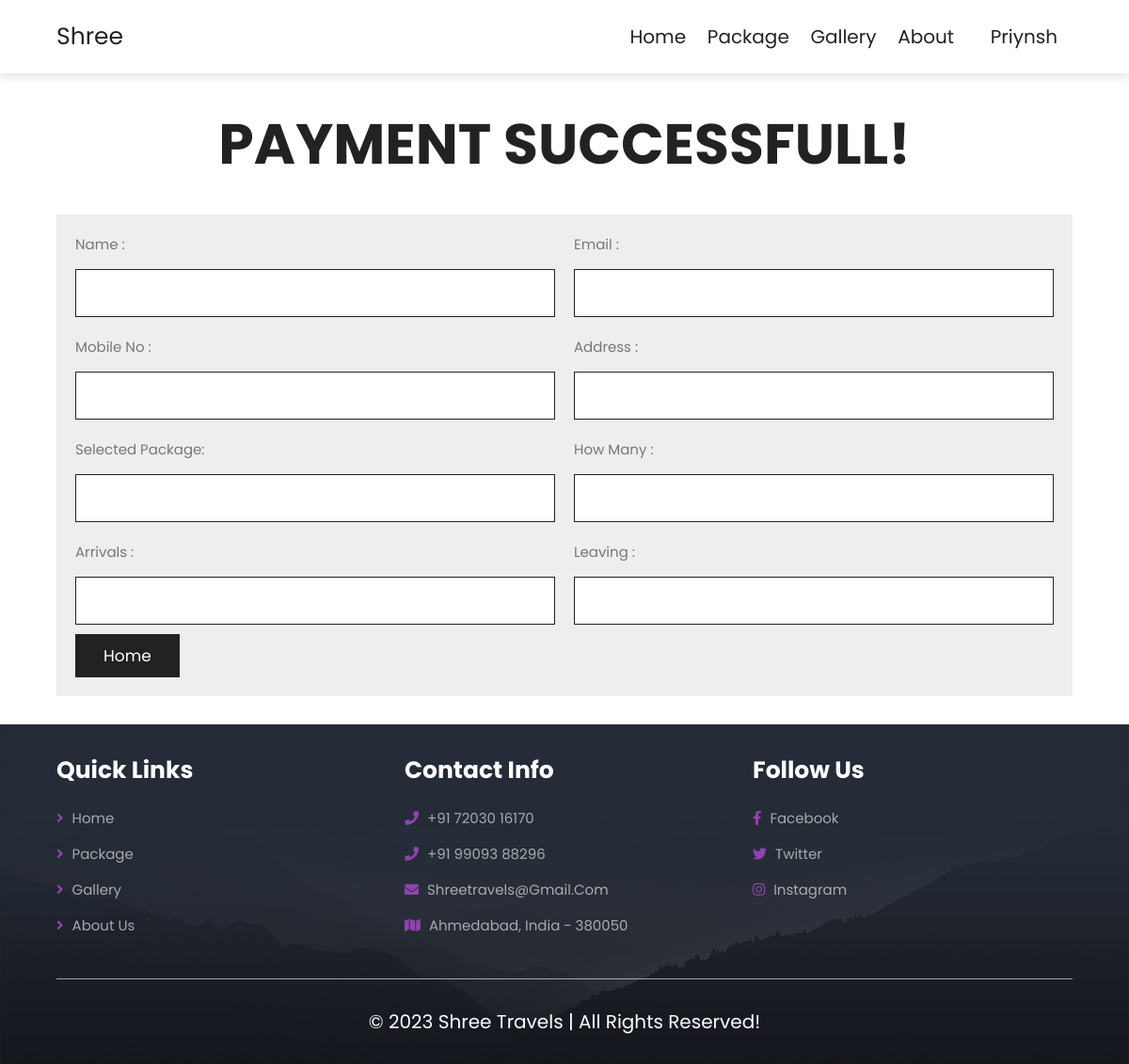
The app's page /success/ (signed in), older data.
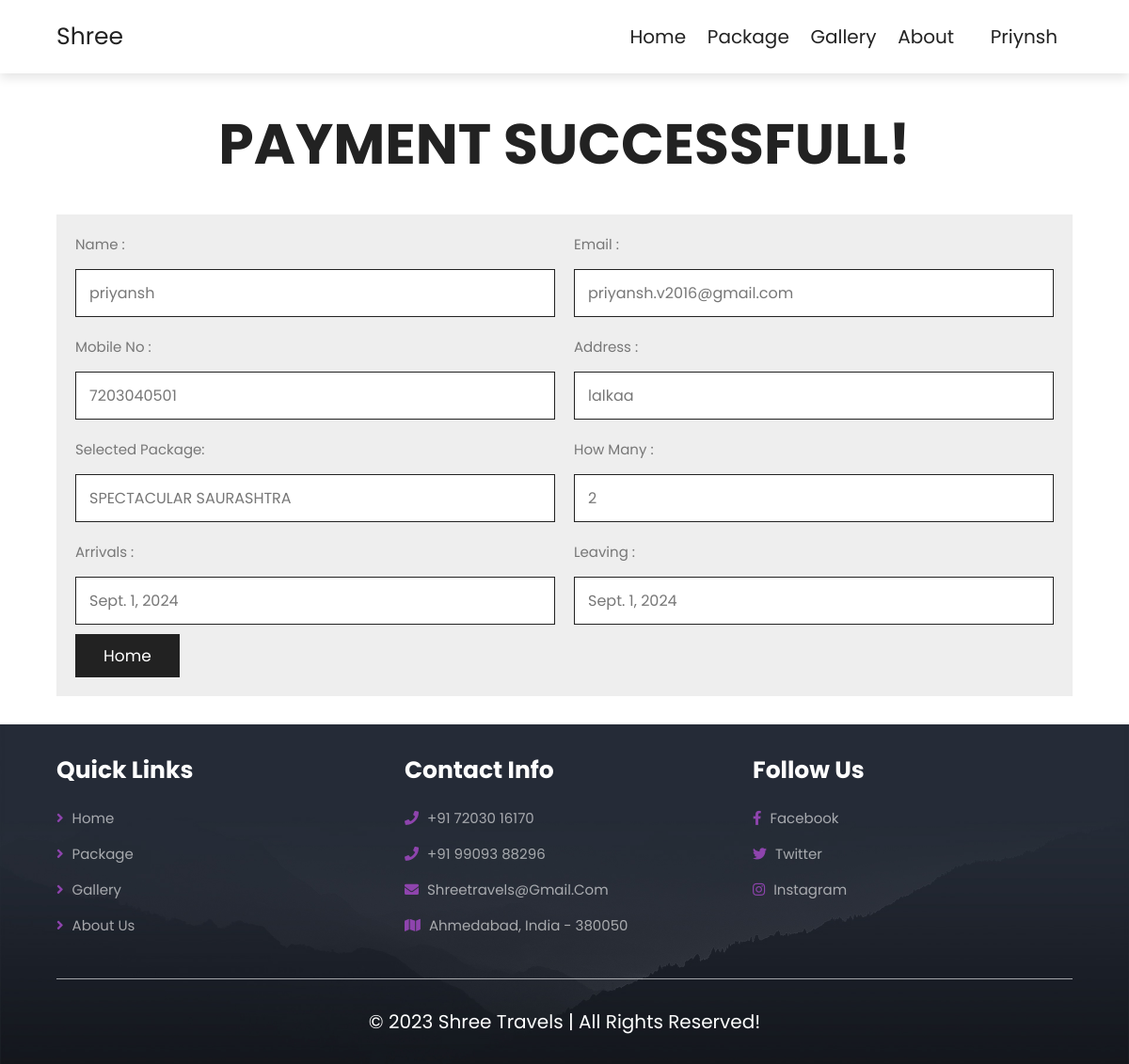
The same page, newer data.
### home/models.py (models this page shows, shortened)
class Book(models.Model):
    name = models.CharField( max_length=122)
    email = models.CharField(max_length=122)
    mobileno =  models.CharField(max_length=15)
    address = models.CharField( max_length=122)
    location = models.CharField( max_length=122)
    guests = models.IntegerField(validators=[MaxValueValidator(10)])
    arrivals = models.DateField()
    leaving  =  models.DateField()
    user = models.ForeignKey(User, on_delete=models.CASCADE,null=True)
    pprice = models.IntegerField(null=True)
    order_id = models.CharField(max_length=122,blank=True,null=True)
    paid = models.BooleanField(default=False)

### home/views.py (the view, shortened to what this page needs)
# urls.py: path('success/',views.success,name="success")
@csrf_exempt
def success(request):
    book_details = Book.objects.filter(user=request.user).last()
    book = Book.objects.filter(user=request.user).last()
    context = {
        'book':book_details,
    }
    return render(request,"success.html",context)

### templates/success.html (shortened to what this page needs)
{% extends "base.html" %}
{% block content %}
<section class="booking">
    <h1 class="heading-title">Payment Successfull!</h1>
    <form action="" method="post" class="book-form">
        <div class="flex">
           <div class="inputBox">
              <span>name :</span>
              <input type="text" name="name" readonly value="{{book.name}}">
           </div>
           <div class="inputBox">
              <span>email :</span>
              <input type="email" name="email" readonly value="{{book.email}}">
           </div>
           <div class="inputBox">
              <span>mobile no :</span>
              <input type="tel" name="mobileno" maxlength="10" readonly  value="{{book.mobileno}}">
           </div>
           <div class="inputBox">
              <span>address :</span>
              <input type="text" name="address" readonly value="{{book.address}}">
           </div>
           <div class="inputBox">
              <span>Selected package:</span> <br>
              <input type="text" name="package" id="" readonly value="{{book.location}}">
           </div>
           <div class="inputBox">
              <span>how many :</span>
              <input type="number" name="guests" min="1" max="10" readonly value="{{book.guests}}">
           </div>
           <div class="inputBox">
              <span>arrivals :</span>
              <input type="text" name="arrivals" readonly value="{{book.arrivals}}">
           </div>
           <div class="inputBox">
              <span>leaving :</span>
              <input type="text" name="leaving" readonly value="{{book.leaving}}">
           </div>
        </div>
        <button class="btn"><a href="{% url 'home' %}">Home</a></button>
     </form>
</section>
{% endblock content%}

### templates/base.html
{% include "header.html" %}
{% block content %}
{% endblock content %}
{% include "footer.html" %}

### templates/header.html (shortened to what this page needs)
{% load static %}
<!DOCTYPE html>
<html lang="en">
<head>
   <link rel="stylesheet" href="https://unpkg.com/swiper@7/swiper-bundle.min.css" />
   <link rel="stylesheet" href="https://cdnjs.cloudflare.com/ajax/libs/font-awesome/5.15.4/css/all.min.css" />
   <link rel="stylesheet" href="/static/css/style.css">
</head>
<body>
   <section class="header">
      <a href="{% url 'home' %}" class="logo">Shree</a>
      <nav class="navbar">
         <a href="{% url 'home' %}">home</a>
         <a href="{% url 'package' %}">package</a>
         <a href="{% url 'gallery' %}">Gallery</a>
         <a href="{% url 'about' %}">about</a>
         {% if user.is_authenticated %}
         <div class="dropdown">
            <a href="" class="dropbtn">{{request.user}}</a>
         </div>
         {% else %}
         <a href="{% url 'login' %}">Login</a>
         {% endif %}
      </nav>
   </section>

### templates/footer.html (shortened to what this page needs)
<section class="footer">
    <div class="box-container">
       <div class="box">
          <h3>quick links</h3>
          <a href="{% url 'home' %}"> <i class="fas fa-angle-right"></i> home</a>
          <a href="{% url 'package' %}"> <i class="fas fa-angle-right"></i> package</a>
          <a href="{% url 'gallery' %}"> <i class="fas fa-angle-right"></i> gallery</a>
          <a href="{% url 'about' %}"> <i class="fas fa-angle-right"></i> about us</a>
       </div>
       <div class="box">
          <h3>contact info</h3>
          <a href="tel:+917203016170"> <i class="fas fa-phone"></i> +91 72030 16170 </a>
          <a href="tel:+919909388296"> <i class="fas fa-phone"></i> +91 99093 88296 </a>
          <a href="mailto:priyanshvanra@gmail.com"> <i class="fas fa-envelope"></i> shreetravels@gmail.com </a>
          <a href="#" onclick="window.open('https://www.google.com/maps/place/Ghodasar+Cross+Road/@22.9785684,72.6103703,20z/data=!4m6!3m5!1s0x395e8590c5bb8c21:0x8076d72575bb6051!8m2!3d22.9786981!4d72.6108678!16s%2Fg%2F11v6f7fq2c?entry=ttu&g_ep=EgoyMDI0MDkxMC4wIKXMDSoASAFQAw%3D%3D', '_blank'); return false;"> <i class="fas fa-map"></i> ahmedabad, india - 380050 </a>
       </div>
       <div class="box">
          <h3>follow us</h3>
          <a href="#" onclick="window.open('https://www.facebook.com/your_facebook_page_url', '_blank'); return false;"> <i class="fab fa-facebook-f"></i> facebook </a>
          <a href="#"> <i class="fab fa-twitter"></i> twitter </a>
          <a href="#"> <i class="fab fa-instagram"></i> instagram </a>
       </div>
    </div>
    <div class="credit"> &copy; 2023 Shree Travels | all rights reserved! </div>
 </section>
 </body>
 </html>

### static/css/style.css (style rules this page uses)
:root { --main-color: #8e44ad; --black: #222; --white: #fff; --light-black: #777; --light-white: #fff9; --dark-bg: rgba(0, 0, 0, 0.7); --light-bg: #eee; --border: 0.1rem solid var(--black); --box-shadow: 0 0.5rem 1rem rgba(0, 0, 0, 0.1); --text-shadow: 0 1.5rem 3rem rgba(0, 0, 0, 0.3); }
* { font-family: "Poppins", sans-serif; margin: 0; padding: 0; box-sizing: border-box; outline: none; border: none; text-decoration: none; text-transform: capitalize; }
html { font-size: 62.5%; overflow-x: hidden; }
section { padding: 5rem 10%; }
.btn { display: inline-block; background: var(--black); margin-top: 1rem; color: var(--white); font-size: 1.7rem; padding: 1rem 3rem; cursor: pointer; }
.heading-title { text-align: center; margin-bottom: 3rem; font-size: 6rem; text-transform: uppercase; color: var(--black); }
.header { position: sticky; top: 0; left: 0; right: 0; z-index: 1000; background-color: var(--white); display: flex; padding-top: 2rem; padding-bottom: 2rem; box-shadow: var(--box-shadow); align-items: center; justify-content: space-between; }
.header .logo { font-size: 2.5rem; color: var(--black); }
.header .navbar a { font-size: 2rem; margin-left: 2rem; color: var(--black); }
.dropdown { position: relative; display: inline-block; }
.dropbtn { background-color: #fff; color: white; padding: 16px; font-size: 16px; border: none; }
.booking .book-form { padding: 2rem; background: var(--light-bg); }
.booking .book-form .flex { display: flex; flex-wrap: wrap; gap: 2rem; }
.booking .book-form .flex .inputBox { flex: 1 1 41rem; }
.booking .book-form .flex .inputBox input { width: 100%; padding: 1.2rem 1.4rem; font-size: 1.6rem; color: var(--light-black); text-transform: none; margin-top: 1.5rem; border: var(--border); }
.booking .book-form .flex .inputBox span { font-size: 1.5rem; color: var(--light-black); }
.booking .book-form .flex .inputBox input:read-only { cursor: pointer; }
.booking .book-form .btn { display: inline-block; background: var(--black); margin-top: 1rem; color: var(--white); font-size: 1.7rem; padding: 1rem 3rem; cursor: pointer; }
.booking .book-form .btn a { color: var(--white); }
.footer { background: url(../images/footer-bg.jpg) no-repeat; background-size: cover; background-position: center; }
.footer .box-container { display: grid; grid-template-columns: repeat(auto-fit, minmax(25rem, 1fr)); gap: 3rem; }
.footer .box-container .box h3 { color: var(--white); font-size: 2.5rem; padding-bottom: 2rem; }
.footer .box-container .box a { color: var(--light-white); font-size: 1.5rem; padding-bottom: 1.5rem; display: block; }
.footer .box-container .box a i { color: var(--main-color); padding-right: 0.5rem; transition: 0.2s linear; }
.footer .credit { text-align: center; padding-top: 3rem; margin-top: 3rem; border-top: 0.1rem solid var(--light-white); font-size: 2rem; color: var(--white); }
@media (max-width: 1200px) { section { padding: 3rem 5%; } }

Row changes from the older to the newer data that the page shows:
added Book: name "priyansh", email "priyansh.v2016@gmail.com", mobileno "7203040501", address "lalkaa", package "SPECTACULAR SAURASHTRA", guests "2", arrivals "Sept. 1, 2024", leaving "Sept. 1, 2024"
